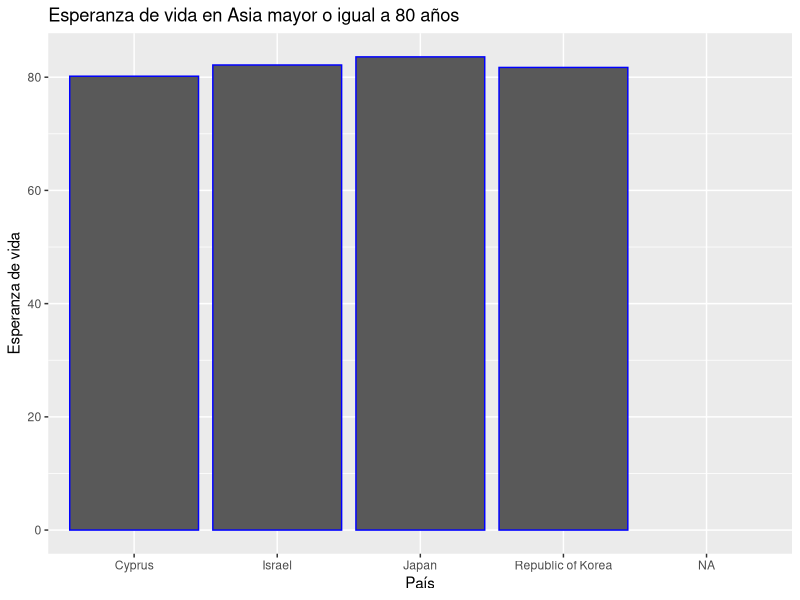
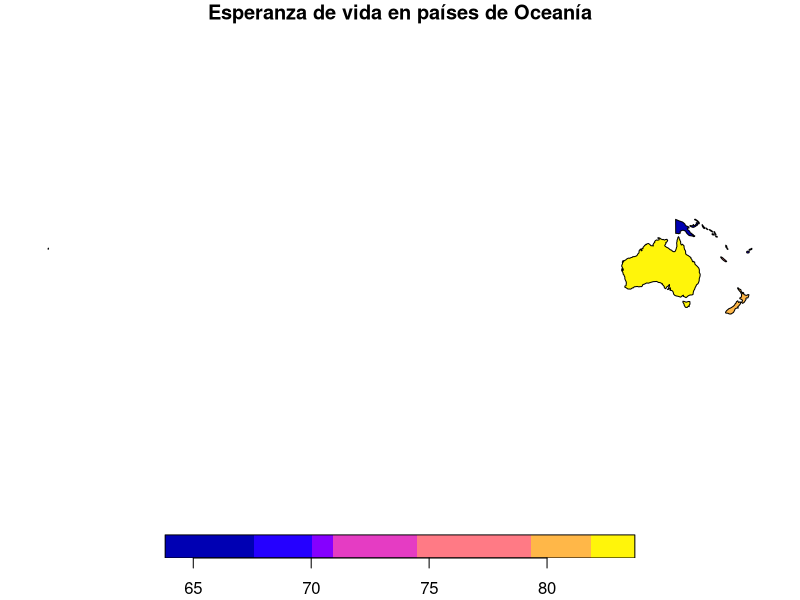
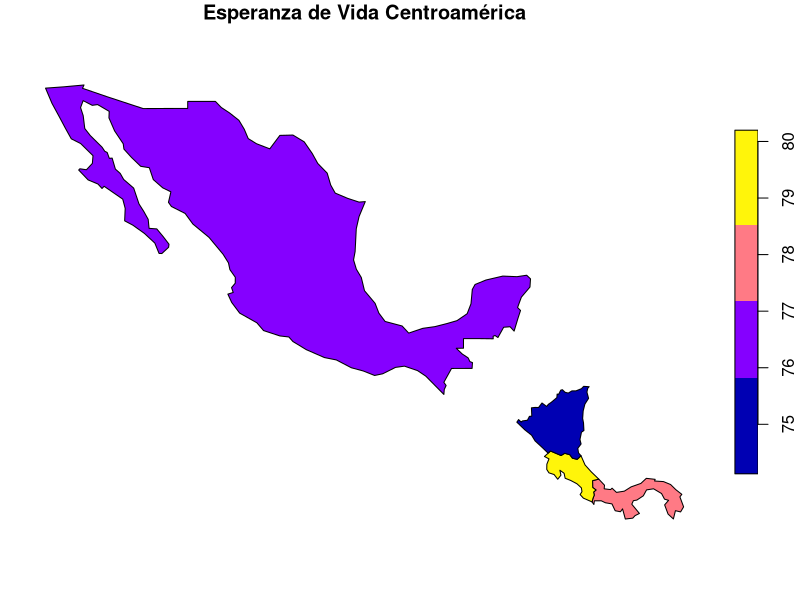
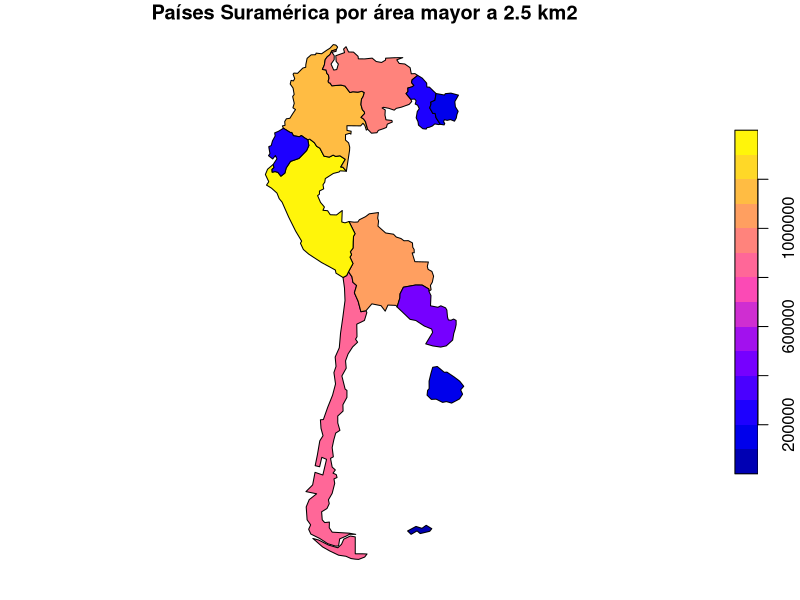
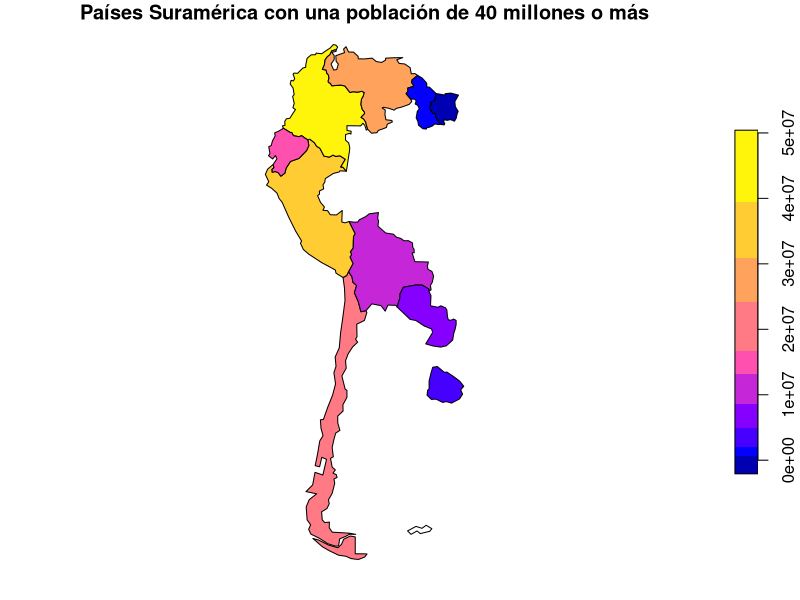

Recreate these plots in R, in order.
## ---- chunk 1
knitr::opts_chunk$set(echo = TRUE)
## ---- chunk 2
# Paquete para generación de documentos (ej. HTML)
library(knitr)
# Paquete para formateo de tablas
library(kableExtra)
# Paquete de graficación
library(ggplot2)
# Paquete de manejo de datos geoespaciales vectoriales
library(sf)
# Paquete con conjuntos de datos geoespaciales
library(spData)
## ---- chunk 3
names(world)
## ---- chunk 4
kable(
  world[1:10, 1:5, drop = TRUE], 
  caption="Datos demográficos de los países del mundo"
)
## ---- chunk 5
kable(
  world[1:10, c("name_long","continent","pop","lifeExp","gdpPercap"), drop = TRUE], 
  col.names=c("País","Continente","Población","Esperanza de vida","Renta per cápita"),  
  caption="Datos demográficos de los países del mundo"
)
## ---- chunk 6
# Se extraen las observaciones ordenadas por orden alfabético de país
world.orden <- order(world$name_long)
# Se genera un nuevo data frame ordenado
world.ordenadoxpais <- world[world.orden,]
# Se formatea la tabla con el nuevo data frame
kable(
  world.ordenadoxpais[, c("name_long","continent","pop","lifeExp","gdpPercap"), drop = TRUE], 
  col.names=c("País","Continente","Población","Esperanza de vida","Renta per cápita"),  
  caption="Datos demográficos de los países del mundo"
) %>%
kable_styling() %>%
scroll_box(
  width = "800px", 
  height = "500px", 
  fixed_thead = TRUE
)
## ---- chunk 7
# Se extraen las observaciones correspondientes a los países de Centroamérica
centro_america = world[world$name_long == "Belize" |
                       world$name_long == "Guatemala" |
                       world$name_long == "Honduras" |
                       world$name_long == "El Salvador" |
                       world$name_long == "Nicaragua" |
                       world$name_long == "Costa Rica" |
                       world$name_long == "Panama"
                       , ]
# Se formatea la tabla con el nuevo data frame
kable(
  centro_america[, c("name_long","continent","pop","lifeExp","gdpPercap"), drop = TRUE], 
  col.names=c("País","Continente","Población","Esperanza de vida","Renta per cápita"),  
  caption="Datos demográficos de los países de Centroamérica"
) %>%
kable_styling()
## ---- chunk 8
library(tidyverse)

#Crear dataframe para asia
asia_paises = world[world$continent == "Asia", ]
asia_ev = asia_paises[asia_paises$lifeExp >= "80", ]

 # Gráfico de barra para paíse del continente asiático con esparanza de vida de al menos 80 años.

ggplot(asia_ev, aes(name_long, lifeExp)) + 
  ggtitle("Esperanza de vida en Asia mayor o igual a 80 años") +
  xlab("País") + 
  ylab("Esperanza de vida") +   
    geom_col(aes(y=lifeExp), color = c("blue"))
## ---- chunk 9
#Crear data frame para los países de Oceanía

oceania_paises = world[world$continent == "Oceania", ]

#Mapa de coropletas para la Esperanza de vida en el continente de Oceanía

plot(oceania_paises["lifeExp"], main="Esperanza de vida en países de Oceanía")
## ---- chunk 10
library(dplyr)
#crear data frame paises de Centroamerica
Ca_paises <- world %>%
filter((subregion == "Central America" ) & (lifeExp >=74)) 

#mapa de coropletas para paises de América Central

plot(Ca_paises["lifeExp"], main = "Esperanza de Vida Centroamérica") 
## ---- chunk 11
library(dplyr)

#Creación del nuevo data frame

paises_suramerica <- world %>%
filter((subregion == "South America" ) & (area_km2 <= 2500000 | pop <= 40000000)) %>%
select(name_long, area_km2, pop)

#Mapa de coropletas para países de Suramérica con área mayor a 2.5 km2

plot(paises_suramerica["area_km2"], main="Países Suramérica por área mayor a 2.5 km2")

#Mapa de coropletas para países de Suramérica con área mayor a 2.5 km2

plot(paises_suramerica["pop"], main="Países Suramérica con una población de 40 millones o más")
